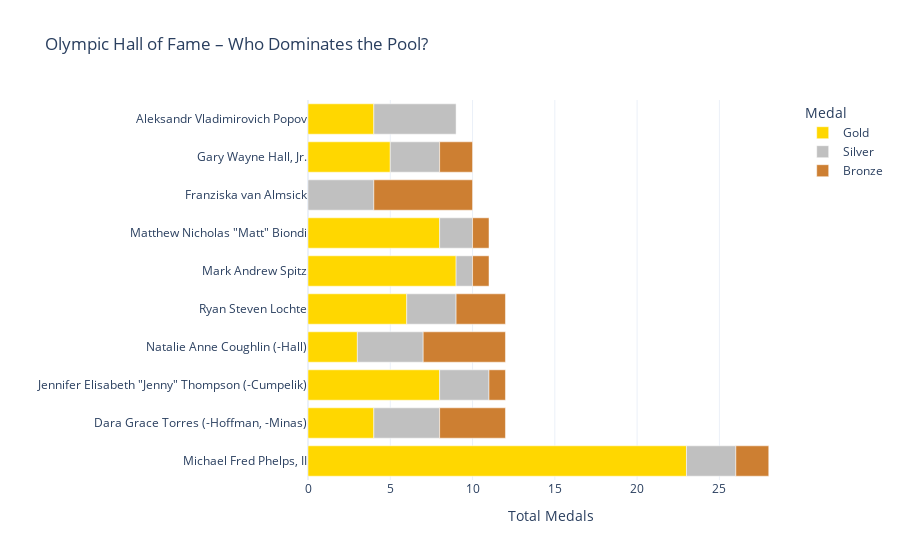

Source (notebook cell):
### Markdown cell above
# Meilleurs athlètes

### Code cell
df = olympics_data[olympics_data["Sport"] == "Swimming"].copy()
df["Medal"] = df["Medal"].fillna("No Medal")

medal_counts = df[df["Medal"] != "No Medal"].groupby(["Name", "Medal"]).size().reset_index(name="Count")

top_athletes = medal_counts.groupby("Name")["Count"].sum().nlargest(10)
medal_counts = medal_counts[medal_counts["Name"].isin(top_athletes.index)]
medal_colors = {"Gold": "#FFD700", "Silver": "#C0C0C0", "Bronze": "#CD7F32"}

ordered_athletes = top_athletes.index[::-1]

# Stacked bar chart
fig = px.bar(
    medal_counts,
    x="Count",
    y="Name",
    color="Medal",
    orientation="h",
    title="Olympic Hall of Fame – Who Dominates the Pool?",
    labels={"Count": "Total Medals", "Name": "Athletes"},
    color_discrete_map=medal_colors,
    category_orders={"Name": ordered_athletes}
)

fig.update_layout(
    template="plotly_white",
    xaxis_title="Total Medals",
    yaxis_title="",
    showlegend=True
)

fig.show()

### Figure 1 — Plotly figure (JSON) as saved in the notebook; plotly's stock layout.template omitted (floating-point values rounded to 4 significant figures)
{"data": [{"hovertemplate": "Medal=Gold<br>Total Medals=%{x}<br>Athletes=%{y}<extra></extra>", "legendgroup": "Gold", "marker": {"color": "#FFD700", "pattern": {"shape": ""}}, "name": "Gold", "orientation": "h", "showlegend": true, "textposition": "auto", "type": "bar", "x": [4, 4, 5, 8, 9, 8, 23, 3, 6], "xaxis": "x", "y": ["Aleksandr Vladimirovich Popov", "Dara Grace Torres (-Hoffman, -Minas)", "Gary Wayne Hall, Jr.", "Jennifer Elisabeth \"Jenny\" Thompson (-Cumpelik)", "Mark Andrew Spitz", "Matthew Nicholas \"Matt\" Biondi", "Michael Fred Phelps, II", "Natalie Anne Coughlin (-Hall)", "Ryan Steven Lochte"], "yaxis": "y"}, {"hovertemplate": "Medal=Silver<br>Total Medals=%{x}<br>Athletes=%{y}<extra></extra>", "legendgroup": "Silver", "marker": {"color": "#C0C0C0", "pattern": {"shape": ""}}, "name": "Silver", "orientation": "h", "showlegend": true, "textposition": "auto", "type": "bar", "x": [5, 4, 4, 3, 3, 1, 2, 3, 4, 3], "xaxis": "x", "y": ["Aleksandr Vladimirovich Popov", "Dara Grace Torres (-Hoffman, -Minas)", "Franziska van Almsick", "Gary Wayne Hall, Jr.", "Jennifer Elisabeth \"Jenny\" Thompson (-Cumpelik)", "Mark Andrew Spitz", "Matthew Nicholas \"Matt\" Biondi", "Michael Fred Phelps, II", "Natalie Anne Coughlin (-Hall)", "Ryan Steven Lochte"], "yaxis": "y"}, {"hovertemplate": "Medal=Bronze<br>Total Medals=%{x}<br>Athletes=%{y}<extra></extra>", "legendgroup": "Bronze", "marker": {"color": "#CD7F32", "pattern": {"shape": ""}}, "name": "Bronze", "orientation": "h", "showlegend": true, "textposition": "auto", "type": "bar", "x": [4, 6, 2, 1, 1, 1, 2, 5, 3], "xaxis": "x", "y": ["Dara Grace Torres (-Hoffman, -Minas)", "Franziska van Almsick", "Gary Wayne Hall, Jr.", "Jennifer Elisabeth \"Jenny\" Thompson (-Cumpelik)", "Mark Andrew Spitz", "Matthew Nicholas \"Matt\" Biondi", "Michael Fred Phelps, II", "Natalie Anne Coughlin (-Hall)", "Ryan Steven Lochte"], "yaxis": "y"}], "layout": {"barmode": "relative", "legend": {"title": {"text": "Medal"}, "tracegroupgap": 0}, "showlegend": true, "title": {"text": "Olympic Hall of Fame – Who Dominates the Pool?"}, "xaxis": {"anchor": "y", "domain": [0, 1], "title": {"text": "Total Medals"}}, "yaxis": {"anchor": "x", "categoryarray": ["Michael Fred Phelps, II", "Dara Grace Torres (-Hoffman, -Minas)", "Jennifer Elisabeth \"Jenny\" Thompson (-Cumpelik)", "Natalie Anne Coughlin (-Hall)", "Ryan Steven Lochte", "Mark Andrew Spitz", "Matthew Nicholas \"Matt\" Biondi", "Franziska van Almsick", "Gary Wayne Hall, Jr.", "Aleksandr Vladimirovich Popov"], "categoryorder": "array", "domain": [0, 1], "title": {"text": ""}}}}
